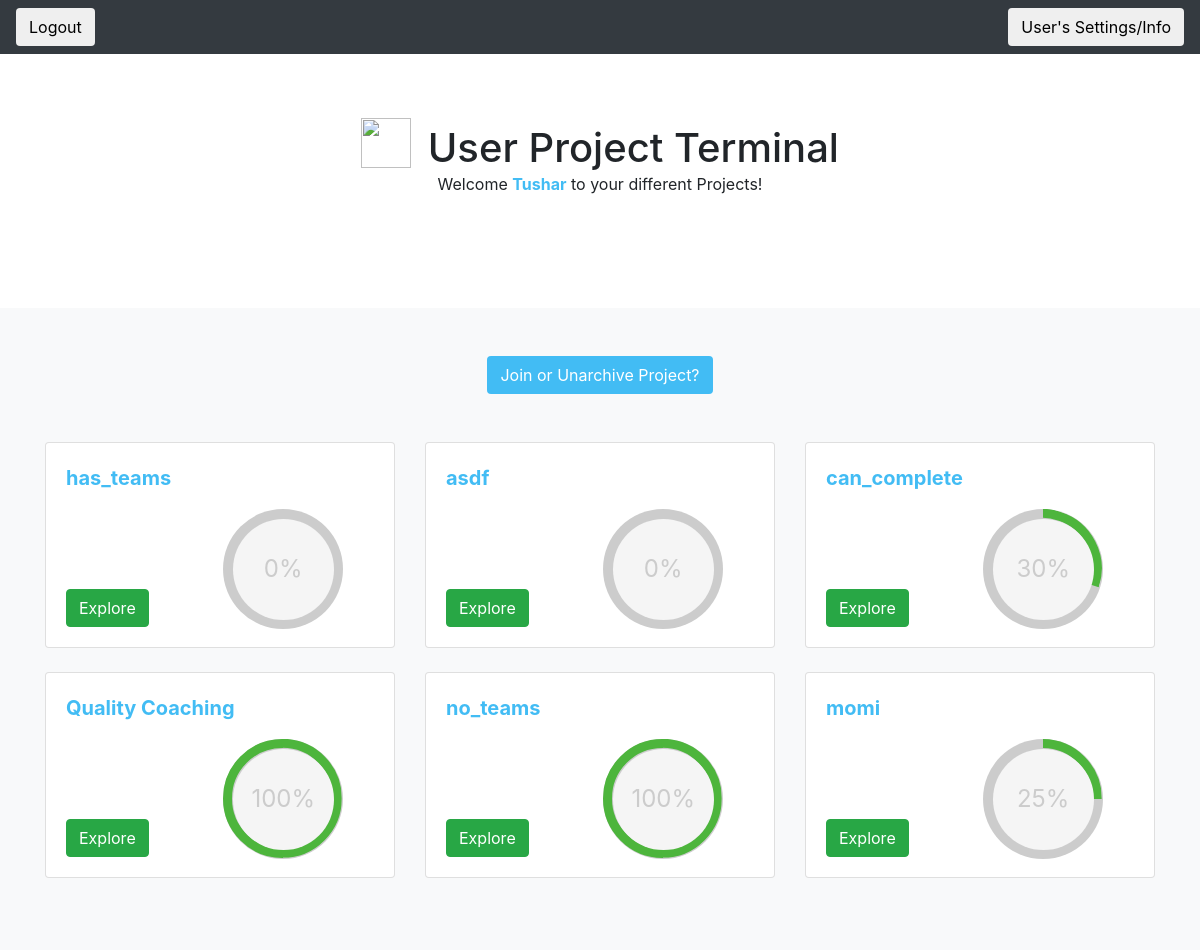
The app's page /quest/user_project_page/tdesai (signed in), older data.
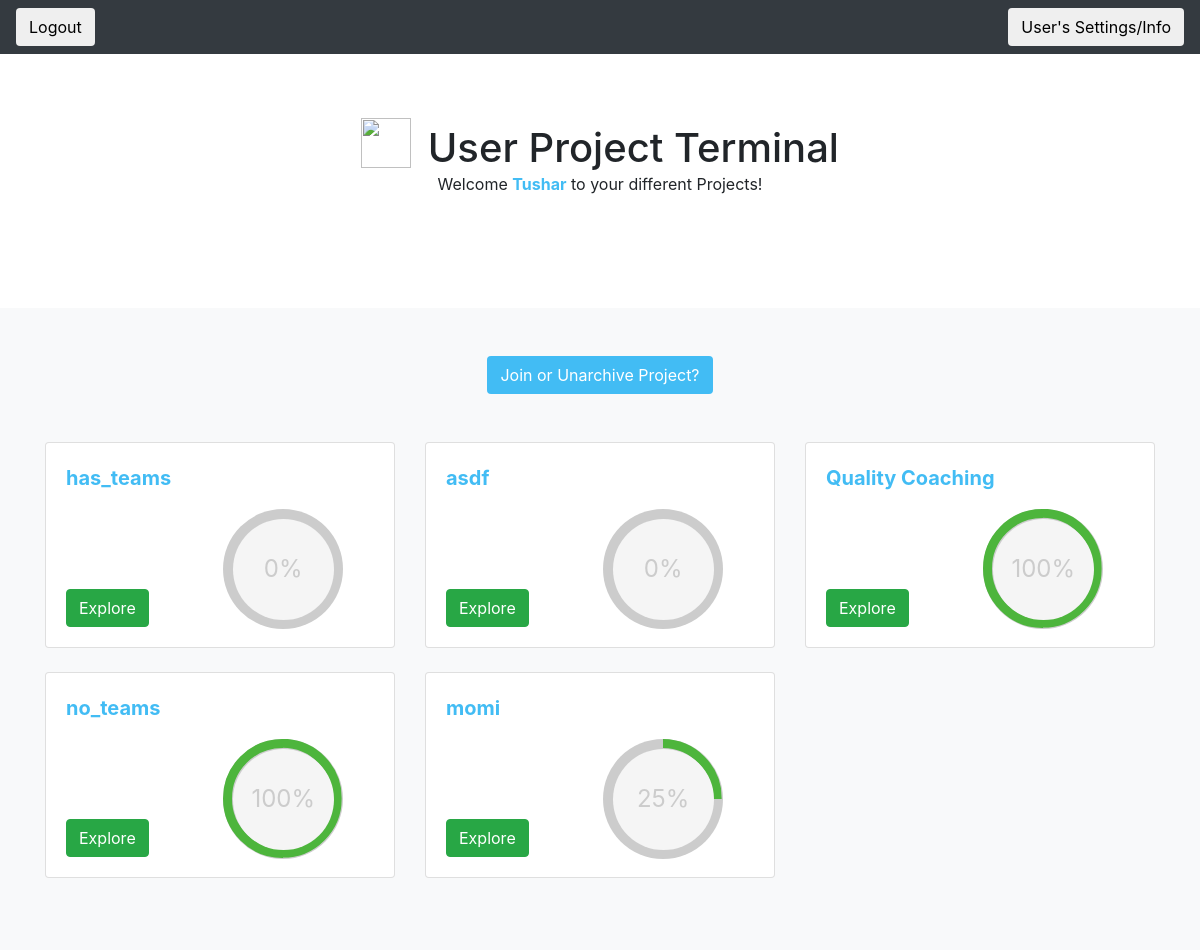
The same page, newer data.
### quest_extension/models.py (models this page shows)
class Project(models.Model):
    project_name = models.CharField(max_length=1000)
    project_description = models.CharField(max_length=1000, blank = True, null = True)
    project_random_phrase = models.CharField(max_length = 255, unique = True)
    project_admin_pin = models.CharField(max_length = 255, unique = True)
    project_editable = models.BooleanField()
    project_has_teams = models.BooleanField(default = False)

### quest_extension/views.py (the view)
# urls.py: path('user_project_page/<ldap>', views.get_user_project_page),
def get_user_project_page(request, ldap):
    if not validate_user_access(request, ldap):
        return HttpResponseRedirect('/quest/user_login')
    current_user = User.objects.get(user_ldap = ldap)
    projects_and_percentages = []
    user_projects = UserProject.objects.filter(user = current_user, archived = False).values_list('project', flat=True)
    user_projects = Project.objects.filter(pk__in=user_projects)
    for project in user_projects:
        current_user_project = UserProject.objects.get(project = project, user = current_user)
        quests_completed = CompletedQuest.objects.filter(userproject = current_user_project).count()
        total_quests = Quest.objects.filter(project = project).count()
        percentage_complete = int(quests_completed / total_quests * 100)
        projects_and_percentages.append((project, percentage_complete))
    list_of_archived_projects = UserProject.objects.filter(user = current_user, archived = True).values_list('project', flat=True)
    list_of_archived_projects = Project.objects.filter(pk__in=list_of_archived_projects)
    context = {'current_user': current_user,
    'projects_and_percentages': projects_and_percentages,
    'list_of_archived_projects': list_of_archived_projects}
    return render(request, 'quest_extension/user_project_page.html', context)

### quest_extension/logic.py (called while the page is built)
def validate_user_access(request, ldap):
    return 'current_user_ldap' in request.session and request.session['current_user_ldap'] == ldap

### quest_extension/templates/quest_extension/user_project_page.html (shortened to what this page needs)
{% load static %}
{% load crispy_forms_tags %}
<!doctype html>
<html lang="en">
  <head>
    <link rel="stylesheet" href="https://maxcdn.bootstrapcdn.com/bootstrap/4.0.0/css/bootstrap.min.css">
    <link rel="stylesheet" type="text/css" href="{% static 'quest_extension/user_project_page_style.css' %}">
  </head>
  <body>
    <header>
      <div class="navbar navbar-dark bg-dark box-shadow">
          <form method='POST' action = '/quest/user_logout/{{ current_user.user_ldap}}'>
            <button class = 'btn' type = 'submit', name = 'logout'>Logout</button>
        </form>
        <form method='GET' action = '/quest/user_settings_info/{{current_user.user_ldap}}'>
            <button class = 'btn' type='submit'>User's Settings/Info</button>
        </form>
      </div>
    </header>
    <main role="main">
      <section class="jumbotron text-center" style = 'background-color: white'>
    <div class="container">
    <h1 class="jumbotron-heading"  style = 'display:inline;'>
         <img class = 'imageWithText' style="width:50px; height:50px; margin-right:6px; margin-bottom:4px;" src = 'https://i.imgur.com/1533RUp.png'>
            User Project Terminal
    </h1>
    <p class="jumbotron-heading2">Welcome <strong style = 'color:#42bcf4'>{{ current_user.user_first_name }}</strong> to your different Projects!</p>
    </div>
    </section>
      <div class="album py-5 bg-light">
        <div class="container">
            <div id = 'join_or_unarchive' style = 'text-align: center;'>
            <button class = 'btn' style = 'background-color:#42bcf4; color: white' onclick = 'show_join_project_user()'> Join or Unarchive Project?</button>
            </div>
                <br>
                <br>
          <div class="row">
            {% for project, project_percentage_complete in projects_and_percentages %}
            <div class="col-md-4">
              <div class="card mb-4 box-shadow">
                <div class="card-body">
                  <p style = 'margin:0'>
                    <strong style = 'color: #42bcf4; font-size: 20px '>{{project.project_name}}</strong>
                </p>
                  <div class="d-flex justify-content-between align-items-center">
                    <div class="btn-group">
                        <form method='GET', action = '/quest/user_home/{{ current_user.user_ldap }}/{{ project.id }}'>
                           <br>
                           <br>
                           <br>
                           <br>
                          <div id= 'project_button'>
                                <button class ='btn btn-success' type='submit'>Explore</button>
                            </div>
                        </form>
                    </div>
                    <div class="c100 p{{project_percentage_complete}} green" style = 'margin-bottom: -1%; margin-top:5%; margin-right:10%;'>
                        <span>{{project_percentage_complete}}%</span>
                    </div>
                  </div>
                </div>
              </div>
            </div>
            {% endfor %}
          </div>
        </div>
      </div>
    </main>
  </body>
</html>

Row changes from the older to the newer data that the page shows:
no longer on this page (row edited): Project: project_name "can_complete", project_percentage_complete "30"
